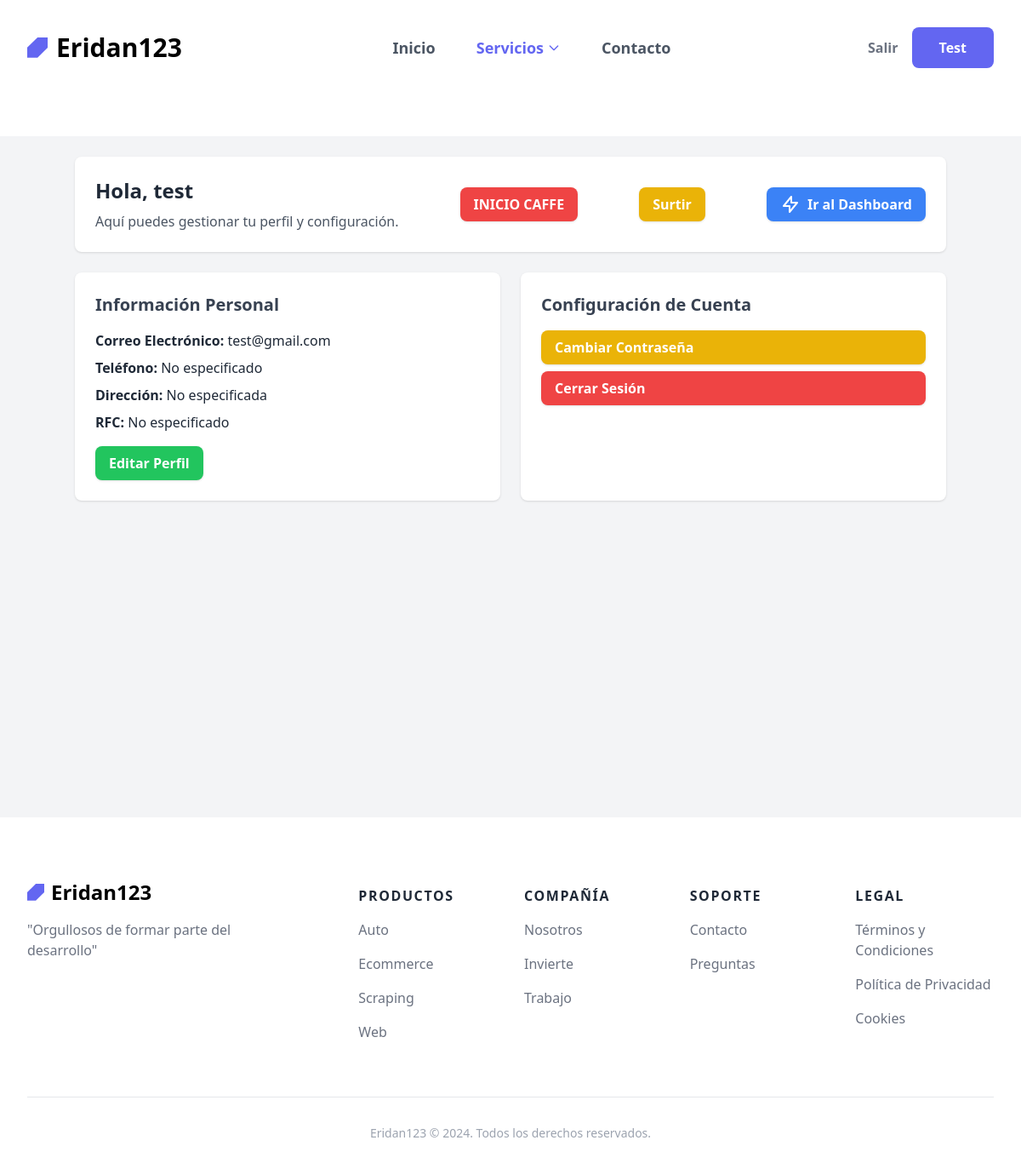
Page /profile (signed in) on the committed database.
### app/models.py (models this page shows, shortened)
class Usuario(UserMixin, db.Model):
    __tablename__ = 'usuarios'
    id = db.Column(db.Integer, primary_key=True)
    email = db.Column(db.String(100), unique=True, nullable=False)
    nombre_usuario = db.Column(db.String(1000), nullable=False)
    password_hash = db.Column(db.String(255))
    es_administrador = db.Column(db.Boolean, default=False)
    es_vendedor = db.Column(db.Boolean, default=False)
    margen_personalizado = db.Column(db.Float, default=0.20)
    rfc = db.Column(db.String(100), nullable=True, unique=True)
    telefono = db.Column(db.String(20), nullable=True)
    direccion = db.Column(db.String(200), nullable=True)

### app/views.py (the view)
    @app.route('/profile')
    @login_required
    def profile():
        return render_template('user/profile.html')

### app/__init__.py (called while the page is built)
def create_app():
    app = Flask(__name__)
    app.config.from_object('config.Config')
    csrf.init_app(app)
    migrate.init_app(app, db)
    login_manager.init_app(app)
    login_manager.login_view = 'login'
    limiter.init_app(app)
    mail.init_app(app)
    cache.init_app(app)
    db.init_app(app)
    CORS(app)
    @login_manager.user_loader
    def load_user(user_id):
        from .models import Usuario
        return Usuario.query.get(int(user_id))
    from .views import init_routes
    init_routes(app)
    return app

### app/templates/user/profile.html (shortened to what this page needs)
{% extends "base.html" %}
{% block contenido %}
<div class="min-h-screen bg-gray-100 p-6">
    <div class="container mx-auto">
        <div class="bg-white rounded-lg shadow p-6 mb-6">
            <div class="flex items-center justify-between">
                <div>
                    <h1 class="text-2xl font-bold text-gray-800">Hola, {{ current_user.nombre_usuario }}</h1>
                    <p class="text-gray-600 mt-2">Aquí puedes gestionar tu perfil y configuración.</p>
                </div>
                {% if current_user.es_administrador %}
                <a href="{{ url_for('inicio') }}"
                    class="flex items-center bg-red-500 text-white font-semibold px-4 py-2 rounded-lg shadow hover:bg-blue-700">
                    INICIO CAFFE
                </a>
                <a href="{{ url_for('surtir_pedidos') }}"
                    class="flex items-center bg-yellow-500 text-white font-semibold px-4 py-2 rounded-lg shadow hover:bg-blue-700">
                    Surtir                </a>
                <a href="{{ url_for('dashboard') }}"
                    class="flex items-center bg-blue-500 text-white font-semibold px-4 py-2 rounded-lg shadow hover:bg-blue-700">
                    <svg xmlns="http://www.w3.org/2000/svg" class="h-6 w-6 mr-2" fill="none" viewBox="0 0 24 24"
                        stroke="currentColor" stroke-width="2">
                        <path stroke-linecap="round" stroke-linejoin="round" d="M13 10V3L4 14h7v7l9-11h-7z" />
                    </svg>
                    Ir al Dashboard
                </a>
                {% endif %}
            </div>
        </div>
        <div class="grid grid-cols-1 md:grid-cols-2 gap-6">
            <div class="bg-white rounded-lg shadow p-6">
                <h2 class="text-xl font-semibold text-gray-700 mb-4">Información Personal</h2>
                <ul class="space-y-2">
                    <li><strong>Correo Electrónico:</strong> {{ current_user.email }}</li>
                    <li><strong>Teléfono:</strong> {{ current_user.telefono or "No especificado" }}</li>
                    <li><strong>Dirección:</strong> {{ current_user.direccion or "No especificada" }}</li>
                    <li><strong>RFC:</strong> {{ current_user.rfc or "No especificado" }}</li>
                </ul>
                <a href="{{ url_for('actualizar_perfil') }}"
                    class="mt-4 inline-block bg-green-500 text-white font-semibold py-2 px-4 rounded-lg shadow hover:bg-green-700">
                    Editar Perfil
                </a>
            </div>
            <div class="bg-white rounded-lg shadow p-6">
                <h2 class="text-xl font-semibold text-gray-700 mb-4">Configuración de Cuenta</h2>
                <a href="{{ url_for('change_password') }}"
                    class="block mb-2 bg-yellow-500 text-white font-semibold py-2 px-4 rounded-lg shadow hover:bg-yellow-700">
                    Cambiar Contraseña
                </a>
                <a href="{{ url_for('logout') }}"
                    class="block bg-red-500 text-white font-semibold py-2 px-4 rounded-lg shadow hover:bg-red-700">
                    Cerrar Sesión
                </a>
            </div>
        </div>
    </div>
</div>
{% endblock %}

### app/templates/base.html (shortened to what this page needs)
<!DOCTYPE html>
<html lang="en">
<head>
    <link rel="stylesheet" href="{{ url_for('static', filename='css/output.css') }}">
</head>
<body class="bg-gray-50 text-gray-800">
    <div class="bg-white lg:pb-12">
        <div class="mx-auto max-w-screen-2xl px-4 md:px-8">
            <header class="flex items-center justify-between py-4 md:py-8 relative">
                <a href="/" class="inline-flex items-center gap-2.5 text-2xl font-bold text-black md:text-3xl" aria-label="logo">
                    <svg width="95" height="94" viewBox="0 0 95 94" class="h-auto w-6 text-indigo-500" fill="currentColor">
                        <path d="M96 0V47L48 94H0V47L48 0H96Z" />
                    </svg>
                    Eridan123
                </a>
                <nav class="hidden gap-12 lg:flex">
                    <a href="/" class="text-lg font-semibold text-gray-600 transition duration-100 hover:text-indigo-500">Inicio</a>
                    <div class="relative" x-data="{ open: false }">
                        <button @click="open = !open" class="inline-flex items-center gap-1 text-lg font-semibold text-indigo-500">
                            Servicios
                            <svg class="w-4 h-4" fill="none" stroke="currentColor" viewBox="0 0 24 24">
                                <path stroke-linecap="round" stroke-linejoin="round" stroke-width="2" d="M19 9l-7 7-7-7"></path>
                            </svg>
                        </button>
                    </div>
                    <a href="{{ url_for('contact') }}" class="text-lg font-semibold text-gray-600 transition duration-100 hover:text-indigo-500">Contacto</a>
                </nav>
                {% if current_user.is_authenticated %}
                <div class="-ml-8 hidden sm:flex sm:flex-row sm:justify-center lg:flex lg:justify-start">
                    <a href="{{ url_for('logout') }}" class="inline-block rounded-lg px-4 py-3 text-sm font-semibold text-gray-500 hover:text-indigo-500 md:text-base">Salir</a>
                    <a href="{{ url_for('profile') }}" class="inline-block rounded-lg bg-indigo-500 px-8 py-3 text-sm font-semibold text-white hover:bg-indigo-600 md:text-base">{{ current_user.nombre_usuario | title }}</a>
                </div>
                {% endif %}
            </header>
        </div>
    </div>
    {% block contenido %}{% endblock %}
    <footer class="bg-white pt-4 sm:pt-6 lg:pt-8">
        <div class="pt-12">
            <div class="mx-auto max-w-screen-2xl px-4 md:px-8">
                <div class="mb-16 grid grid-cols-2 gap-12 md:grid-cols-4 lg:grid-cols-6 lg:gap-8">
                    <div class="col-span-full lg:col-span-2">
                        <div class="mb-4 lg:-mt-2">
                            <a href="/" class="inline-flex items-center gap-2 text-xl font-bold text-black md:text-2xl" aria-label="logo">
                                <svg width="95" height="94" viewBox="0 0 95 94" class="h-auto w-5 text-indigo-500" fill="currentColor">
                                    <path d="M96 0V47L48 94H0V47L48 0H96Z" />
                                </svg>
                                Eridan123
                            </a>
                        </div>
                        <p class="mb-6 text-gray-500 sm:pr-8">"Orgullosos de formar parte del desarrollo"</p>
                    </div>
                    <div>
                        <div class="mb-4 font-bold uppercase tracking-widest text-gray-800">Productos</div>
                        <nav class="flex flex-col gap-4">
                            <a href="{{ url_for('automatic') }}" class="text-gray-500 hover:text-indigo-500">Auto</a>
                            <a href="{{ url_for('ecommerce') }}" class="text-gray-500 hover:text-indigo-500">Ecommerce</a>
                            <a href="{{ url_for('scraping') }}" class="text-gray-500 hover:text-indigo-500">Scraping</a>
                            <a href="{{ url_for('web') }}" class="text-gray-500 hover:text-indigo-500">Web</a>
                        </nav>
                    </div>
                    <div>
                        <div class="mb-4 font-bold uppercase tracking-widest text-gray-800">Compañía</div>
                        <nav class="flex flex-col gap-4">
                            <a href="{{ url_for('about') }}" class="text-gray-500 hover:text-indigo-500">Nosotros</a>
                            <a href="{{ url_for('Investor') }}" class="text-gray-500 hover:text-indigo-500">Invierte</a>
                            <a href="{{ url_for('job') }}" class="text-gray-500 hover:text-indigo-500">Trabajo</a>
                        </nav>
                    </div>
                    <div>
                        <div class="mb-4 font-bold uppercase tracking-widest text-gray-800">Soporte</div>
                        <nav class="flex flex-col gap-4">
                            <a href="{{ url_for('contact') }}" class="text-gray-500 hover:text-indigo-500">Contacto</a>
                            <a href="{{ url_for('faq') }}" class="text-gray-500 hover:text-indigo-500">Preguntas</a>
                        </nav>
                    </div>
                    <div>
                        <div class="mb-4 font-bold uppercase tracking-widest text-gray-800">Legal</div>
                        <nav class="flex flex-col gap-4">
                            <a href="{{ url_for('termino') }}" class="text-gray-500 hover:text-indigo-500">Términos y Condiciones</a>
                            <a href="{{ url_for('privacy') }}" class="text-gray-500 hover:text-indigo-500">Política de Privacidad</a>
                            <a href="{{ url_for('aviso_cookies') }}" class="text-gray-500 hover:text-indigo-500">Cookies</a>
                        </nav>
                    </div>
                </div>
                <div class="border-t py-8 text-center text-sm text-gray-400">
                    Eridan123 © 2024. Todos los derechos reservados.
                </div>
            </div>
        </div>
    </footer>
</body>
</html>

### rows in the picture
Usuario: nombre_usuario "Test", nombre_usuario "test", email "test@gmail.com", telefono "No especificado", direccion "No especificada", rfc "No especificado"
